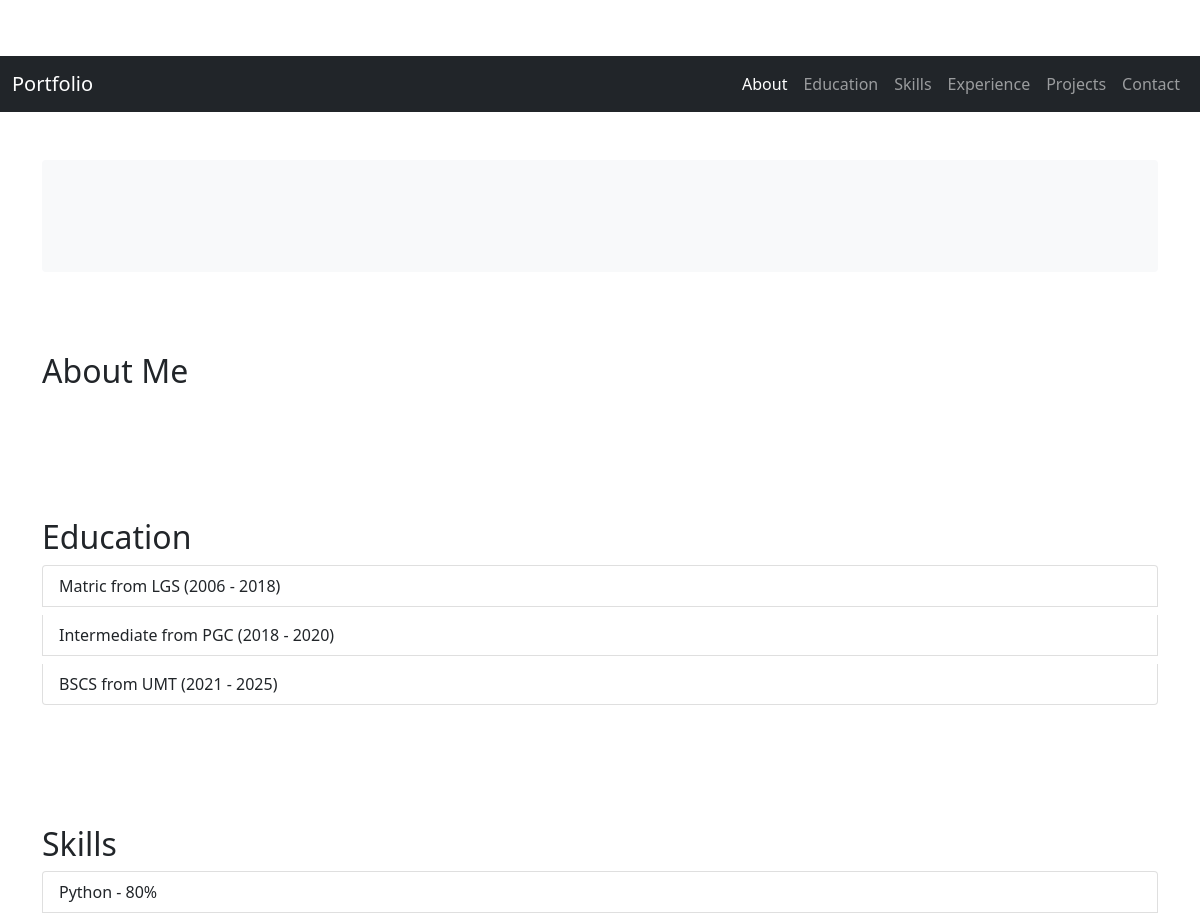
Before: / (upper part) with the older database file.
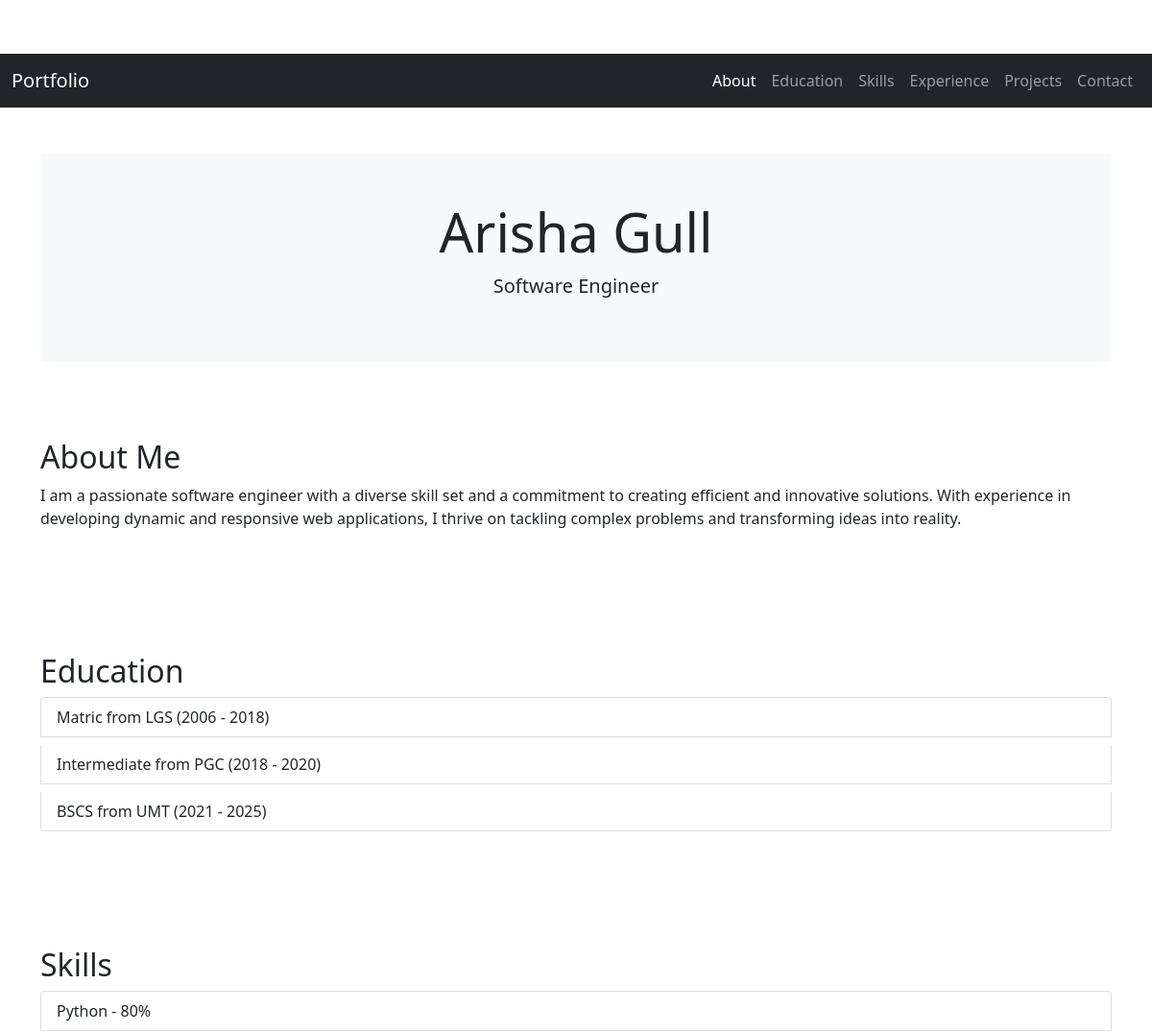
After: the same page with the newer database file.
### portfolio/models.py (models this page shows, shortened)
class Education(models.Model):
    degree = models.CharField(max_length=100)
    institution = models.CharField(max_length=100)
    start_year = models.IntegerField()
    end_year = models.IntegerField()

class Skill(models.Model):
    name = models.CharField(max_length=100)
    proficiency = models.CharField(max_length=100)

class Owner(models.Model):
    name = models.CharField(max_length=100)
    title = models.CharField(max_length=100)
    about = models.TextField()

### portfolio/views.py (the view)
# urls.py: path('', views.index, name='index'),
def index(request):
    education_list = Education.objects.all()
    skills_list = Skill.objects.all()
    experience_list = Experience.objects.all()
    projects_list = Project.objects.all()
    owner_info = Owner.objects.first()
    if request.method == 'POST':
        form = ContactForm(request.POST)
        if form.is_valid():
            form.save()
            return redirect('index')
    else:
        form = ContactForm()
    return render(request, 'portfolio/index.html', {
        'education': education_list,
        'skills': skills_list,
        'experience': experience_list,
        'projects': projects_list,
        'form': form,
        'owner': owner_info
    })

### portfolio/templates/portfolio/index.html (shortened to what this page needs)
{% load static %}
<!DOCTYPE html>
<html lang="en">
<head>
    <link href="https://cdn.jsdelivr.net/npm/bootstrap@5.1.3/dist/css/bootstrap.min.css" rel="stylesheet">
    <link rel="stylesheet" href="{% static 'css/styles.css' %}">
</head>
<body>
    <nav class="navbar navbar-expand-lg navbar-dark bg-dark">
        <div class="container-fluid">
            <a class="navbar-brand" href="#">Portfolio</a>
            <div class="collapse navbar-collapse" id="navbarNav">
                <ul class="navbar-nav ms-auto">
                    <li class="nav-item">
                        <a class="nav-link active" aria-current="page" href="#about">About</a>
                    </li>
                    <li class="nav-item">
                        <a class="nav-link" href="#education">Education</a>
                    </li>
                    <li class="nav-item">
                        <a class="nav-link" href="#skills">Skills</a>
                    </li>
                    <li class="nav-item">
                        <a class="nav-link" href="#experience">Experience</a>
                    </li>
                    <li class="nav-item">
                        <a class="nav-link" href="#projects">Projects</a>
                    </li>
                    <li class="nav-item">
                        <a class="nav-link" href="#contact">Contact</a>
                    </li>
                </ul>
            </div>
        </div>
    </nav>
    <div class="container mt-5">
        <div class="jumbotron text-center bg-light p-5 rounded">
            <h1 class="display-4">{{ owner.name }}</h1>
            <p class="lead">{{ owner.title }}</p>
        </div>
        <section id="about" class="my-5">
            <h2>About Me</h2>
            <p>{{ owner.about }}</p>
        </section>
        <section id="education" class="my-5">
            <h2>Education</h2>
            <ul class="list-group">
                {% for edu in education %}
                <li class="list-group-item">{{ edu.degree }} from {{ edu.institution }} ({{ edu.start_year }} - {{ edu.end_year }})</li>
                {% endfor %}
            </ul>
        </section>
        <section id="skills" class="my-5">
            <h2>Skills</h2>
            <ul class="list-group">
                {% for skill in skills %}
                <li class="list-group-item">{{ skill.name }} - {{ skill.proficiency }}</li>
                {% endfor %}
            </ul>
        </section>
    </div>
</body>
</html>

### portfolio/static/css/styles.css (style rules this page uses)
body { padding-top: 56px; }
.jumbotron { background-color: #f8f9fa; }
.navbar-nav .nav-link { color: #fff; }
.list-group-item { margin-bottom: 0.5rem; }
#about, #education, #skills, #experience, #projects { padding-top: 2rem; padding-bottom: 2rem; }

Changed rows visible on the page:
added Owner: name "Arisha Gull", title "Software Engineer", about "I am a passionate software engineer with a diverse skill set and a commitment to creating efficient and innovative solutions. With experience in developing dynamic and responsive web applications, I thrive on tackling complex problems and transforming ideas into reality."
